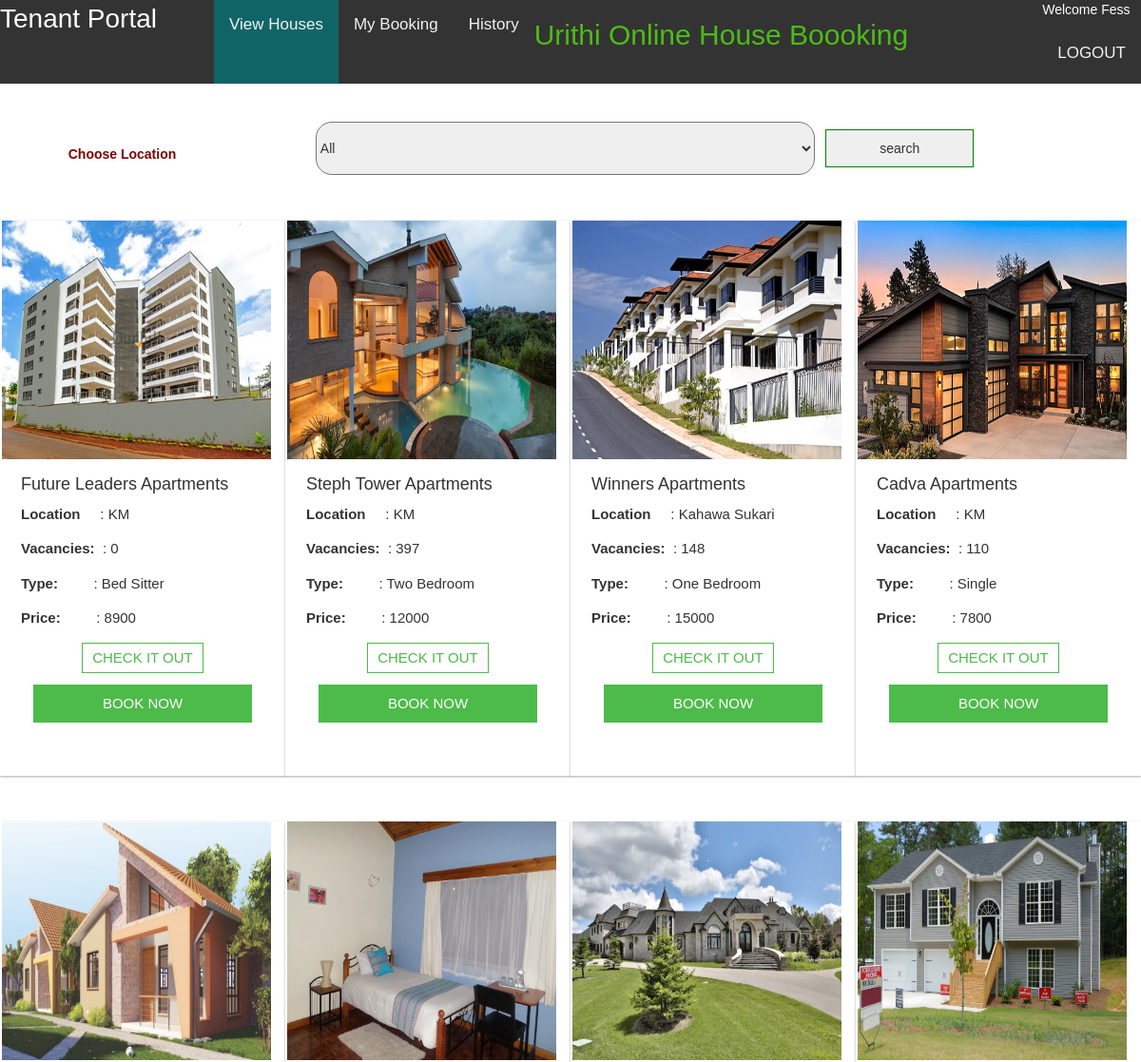
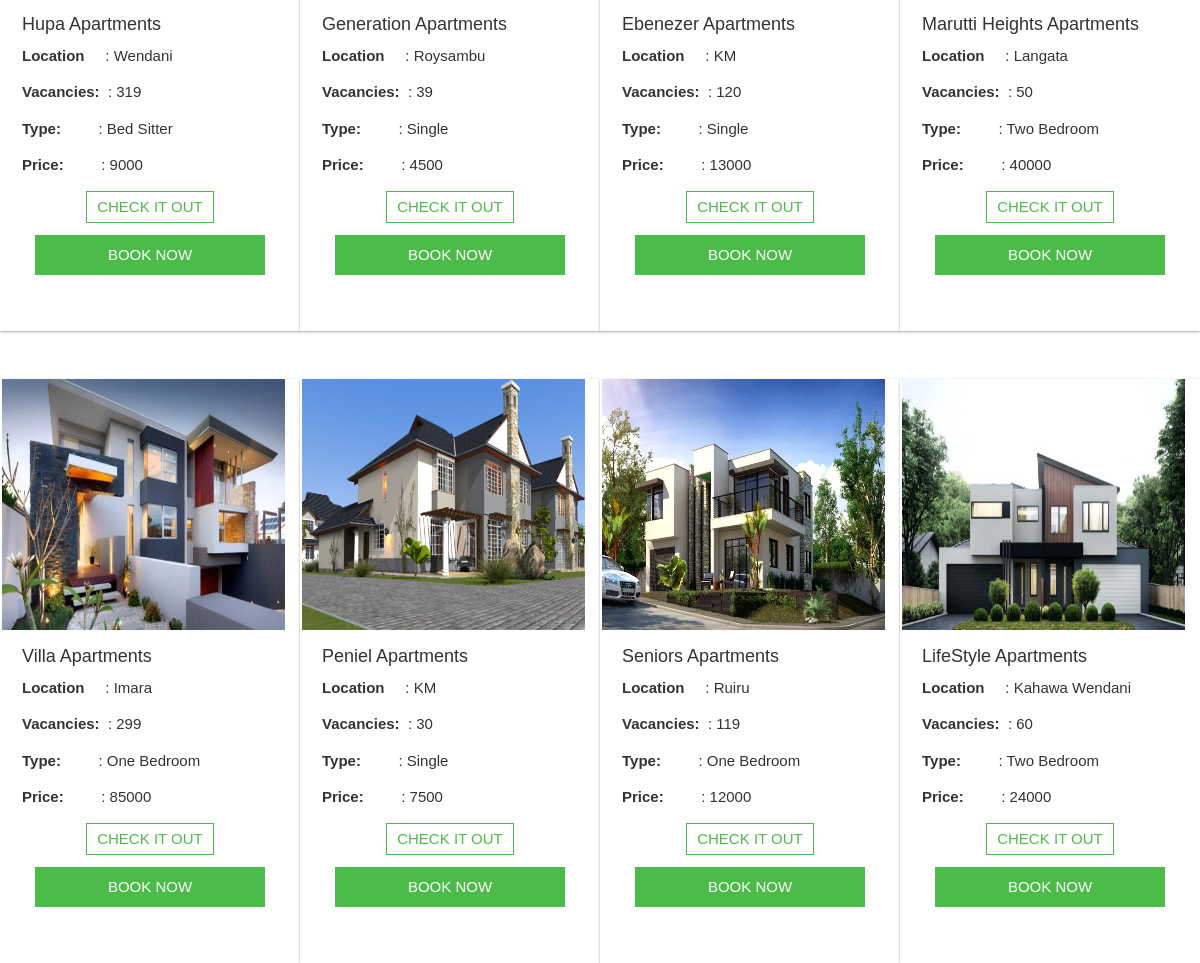
Screenshot of /viewhouses.php (signed in) with the database file from the repository (2 pictures, top to bottom).
### tables this page shows
CREATE TABLE `tenant` (
  `id` varchar(30) NOT NULL,
  `firstname` varchar(30) DEFAULT NULL,
  `lastname` varchar(30) DEFAULT NULL,
  `phone` varchar(30) DEFAULT NULL,
  `username` varchar(30) DEFAULT NULL,
  `password` varchar(30) DEFAULT NULL,
  `transactioncode` varchar(30) DEFAULT 'TXN001'
);

CREATE TABLE `apartment` (
  `apartmentid` int(30) NOT NULL,
  `apartmentname` varchar(30) DEFAULT NULL,
  `location` varchar(50) DEFAULT NULL,
  `houses` int(30) DEFAULT NULL,
  `price` varchar(30) DEFAULT NULL,
  `type` varchar(30) DEFAULT NULL,
  `photo1` blob,
  `photo2` blob,
  `photo3` blob,
  `occupied` int(10) DEFAULT '0',
  `landlord` varchar(30) DEFAULT NULL,
  `apstatus` varchar(30) DEFAULT 'active'
);

### viewhouses.php (the view, shortened to what this page needs)
<!DOCTYPE html>
<html>
<head>
  <link rel="stylesheet" href="https://use.fontawesome.com/releases/v5.7.0/css/all.css">
		  <link rel="stylesheet" href="https://maxcdn.bootstrapcdn.com/bootstrap/3.4.0/css/bootstrap.min.css">
              <link rel="stylesheet" href="https://maxcdn.bootstrapcdn.com/bootstrap/3.4.0/css/bootstrap.min.css">
		   <?php
			   include('tenantsession.php');
			   $custid=$_SESSION['user'];
			   $queryname="select * from tenant where id='$custid'";
			   $resname=mysqli_query($conn,$queryname);
			   $rowname=mysqli_fetch_array($resname);
			   $name=$rowname['firstname'];
		   ?>
</head>
<body id="viewbody">
<div class="topnav" id="myTopnav">
  <div id="tenantportal" style="float: left; color:white;">Tenant Portal</div>
  <div id="active"><a href="viewhouses.php">View Houses</a></div>
  <a href="tenantbookings.php">My Booking</a>
  <a href="tenanthistory.php">History</a>
  <h2 style="float:left; color:#4CBB17;">Urithi Online House Boooking</h2>
  <div id="session"><p>Welcome <?php echo$name ?></p><a href="logout.php">LOGOUT</a></div>
</div>
<?php
				$queryap="select ap.apartmentid,ap.apartmentname as apartname,ap.price as price from apartment ap join orders o on(ap.apartmentid=o.apartmentid) where o.customerid='$custid' and status='allocated' and commitment is null";
				$resap=mysqli_query($conn,$queryap);
				$rowap=mysqli_fetch_array($resap);
				$apartname=$rowap['apartname'];
				$deposit=$rowap['price'];
			    $query1="select apartmentname,(houses -occupied) as vacancies,location,type,price,apartmentid,photo1,photo1,photo3 from apartment";
				$result1=mysqli_query($conn,$query1);
				echo'<div id="houses">';
				if($apartname){
				  echo'<div class="allocated">Great News '.$name.'! You have been allocated a house in '.$apartname.' Appartment. Please pay deposit of ksh.'.$deposit.' within 24hrs to avoid loosing it.<a href="payment.php"><button>PAY HERE</button></a></div>';
				}				   echo'<div id="child">
       <form id="search" method="POST">
	     <table><tr>
		  <td><label id="choose">Choose Location</label></td><td><select name="loc">';
			                                     echo'<option>All</option>';
			                                echo'</select></td><td><input type="submit" name="searchbtn" value="search" id="searchbtn"></td>
		</tr></table>
	</form>
		  ';
				while($row1=mysqli_fetch_array($result1)){
				  echo'<div class="col-md-3 all">
                         <div id="pics">
			                   <img src="images/'.$row1["photo1"].'" height="100%" width="100%">
			            </div>
			            <div id="details">
						     <h4>'.$row1['apartmentname'].' Apartments</h4>
				             <p><label>Location</label>&nbsp &nbsp &nbsp: '.$row1["location"].'</p>
				             <p><label>Vacancies:</label> &nbsp: '.$row1["vacancies"].'</p>
				             <p><label>Type:</label> &nbsp  &nbsp &nbsp &nbsp : '.$row1["type"].'</p>
				             <p><label>Price:</label> &nbsp  &nbsp &nbsp &nbsp : '.$row1["price"].'</p>
							 <form method="POST"><input id="apid" type="text" name="apid" value="'.$row1["apartmentid"].'"><input id="view" type="submit" name="view" value="CHECK IT OUT"></form>
							 <form method="POST" action="book.php"><input id="apid" type="text" name="cust" value="'.$custid.'"><input id="apid" type="text" name="apid" value="'.$row1["apartmentid"].'"><input id="book" type="submit" name="bookbtn" value="BOOK NOW"></form>
				       </div>
                    </div>
					';
				}
				echo'</div></div>';
			?>
</body>
</html>

### viewhouses.php (style rules this page uses)
body { margin:0;font-family:Arial }
.topnav { overflow: hidden; background-color: #333; }
.topnav a { float: left; display: block; color: #f2f2f2; text-align: center; padding: 14px 16px; text-decoration: none; font-size: 17px; }
* { box-sizing: border-box; }
body { font-family: Verdana, sans-serif; }
img { vertical-align: middle; }
#search label { margin-left:10%; }
#active a { height:11vh; background: #116466; }
#child { background:; min-height:200vh; }
#search { margin-left:-10%; margin-top:5vh ; background:; width:1200px; }
#search, select { height:7vh; width:100%; border-radius:17px; }
#search, select,input { float:left; }
#choose { margin-left: 40%; }
#search label { color:maroon; font-size:26; margin-top:2vh; }
#search table { width:100%; }
#searchbtn { margin-left: 5%; border:1px solid green; width: 70%; }
#houses { width:100%; background:; border:; position:relative; min-height:50vh; }
.all { margin-left:; margin-top:4%; height: 73vh; box-shadow: 0 1px 3px rgba(0,0,0,0.12), 0 1px 2px rgba(0,0,0,0.24); background:white; position:relative; }
#pics { height:43%; margin-left: -5% }
#details { width:100%; height:57%; font-size:15px; padding: 7px; }
#details label { font-weight:bold; }
#book { width:90%; height:5vh; background-color:#4DBB49; border:none; color:white; margin-left:5%; margin-top:1.5vh; }
#view { width:50%; height:4vh; color:#4DBB49; background:transparent; border:1px solid #4DBB49; margin-left:25%; }
td { text-align:center; }
table input { height:5vh; width:50%; }
#session { color:white; float: right; }
h4 { text-transform: capitalize; }
p { text-transform: capitalize; }
#tenantportal { margin-right:5%; font-size: 28px; }

### rows the page displays
tenant: firstname "Fess"
apartment: photo1 (picture), apartmentname "Future Leaders", location "KM", vacancies "0", type "Bed Sitter", price "8900"
apartment: photo1 (picture), apartmentname "Steph Tower", location "KM", vacancies "397", type "Two Bedroom", price "12000"
apartment: photo1 (picture), apartmentname "Winners", location "Kahawa Sukari", vacancies "148", type "One Bedroom", price "15000"
apartment: photo1 (picture), apartmentname "Cadva", location "KM", vacancies "110", type "Single", price "7800"
apartment: photo1 (picture), apartmentname "Hupa", location "Wendani", vacancies "319", type "Bed Sitter", price "9000"
apartment: photo1 (picture), apartmentname "Generation", location "Roysambu", vacancies "39", type "Single", price "4500"
apartment: photo1 (picture), apartmentname "Ebenezer", location "KM", vacancies "120", type "Single", price "13000"
apartment: photo1 (picture), apartmentname "Marutti Heights", location "Langata", vacancies "50", type "Two Bedroom", price "40000"
apartment: photo1 (picture), apartmentname "Villa", location "Imara", vacancies "299", type "One Bedroom", price "85000"
apartment: photo1 (picture), apartmentname "Peniel", location "KM", vacancies "30", type "Single", price "7500"
apartment: photo1 (picture), apartmentname "Seniors", location "Ruiru", vacancies "119", type "One Bedroom", price "12000"
apartment: photo1 (picture), apartmentname "LifeStyle", location "Kahawa Wendani", vacancies "60", type "Two Bedroom", price "24000"
